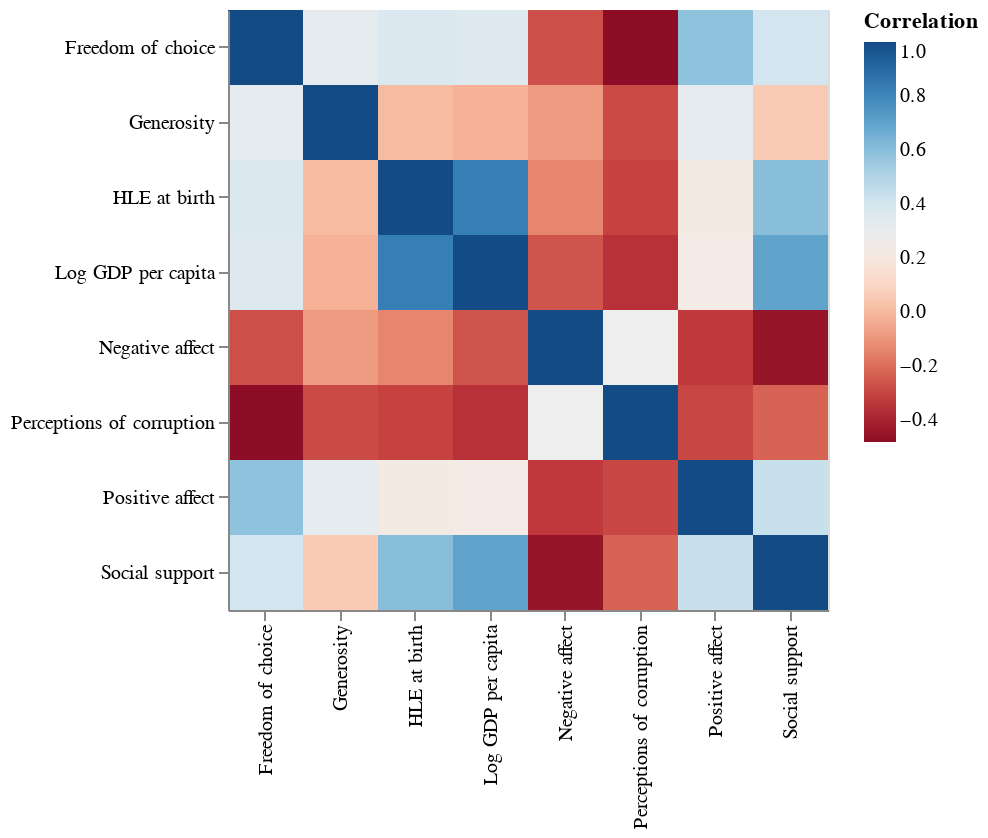

Write notebook code for a chart like this one.
### Markdown cell above
As mentioned in the description, the Life Ladder column is deterministic of all other GWP Indices, therefore, to remove bias in the model, the Life Ladder column will be dropped.

### Code cell
# Create Correlation Matrix
whr_main = whr_main.drop(columns = ['Country', 'year'], axis = 1)
col_corr = whr_main.corr()
col_corr = col_corr.reset_index().rename(
    columns = {'index': 'row'}
).melt(
    id_vars = 'row', var_name = 'col', value_name = 'Correlation'
)

# Correlation Plot
alt.Chart(col_corr).mark_rect().encode(
    x = alt.X('col', title = ''), 
    y = alt.Y('row', title = ''),
    color = alt.Color('Correlation', scale = alt.Scale(scheme = 'redblue'), legend = alt.Legend(tickCount = 5))
).properties(width = 300, height = 300)

### Figure 1 — Vega-Lite specification as saved in the notebook (floating-point values rounded to 4 significant figures)
{"$schema": "https://vega.github.io/schema/vega-lite/v5.15.1.json", "config": {"view": {"continuousHeight": 300, "continuousWidth": 300}}, "data": {"name": "data-d4f26bb2b19605ddd3793dff82c82910"}, "datasets": {"data-d4f26bb2b19605ddd3793dff82c82910": [{"Correlation": 1, "col": "Log GDP per capita", "row": "Log GDP per capita"}, {"Correlation": 0.6962, "col": "Log GDP per capita", "row": "Social support"}, {"Correlation": 0.8311, "col": "Log GDP per capita", "row": "HLE at birth"}, {"Correlation": 0.3546, "col": "Log GDP per capita", "row": "Freedom of choice"}, {"Correlation": -0.0229, "col": "Log GDP per capita", "row": "Generosity"}, {"Correlation": -0.3499, "col": "Log GDP per capita", "row": "Perceptions of corruption"}, {"Correlation": 0.2305, "col": "Log GDP per capita", "row": "Positive affect"}, {"Correlation": -0.2594, "col": "Log GDP per capita", "row": "Negative affect"}, {"Correlation": 0.6962, "col": "Social support", "row": "Log GDP per capita"}, {"Correlation": 1, "col": "Social support", "row": "Social support"}, {"Correlation": 0.6014, "col": "Social support", "row": "HLE at birth"}, {"Correlation": 0.4026, "col": "Social support", "row": "Freedom of choice"}, {"Correlation": 0.05956, "col": "Social support", "row": "Generosity"}, {"Correlation": -0.2248, "col": "Social support", "row": "Perceptions of corruption"}, {"Correlation": 0.4358, "col": "Social support", "row": "Positive affect"}, {"Correlation": -0.4515, "col": "Social support", "row": "Negative affect"}, {"Correlation": 0.8311, "col": "HLE at birth", "row": "Log GDP per capita"}, {"Correlation": 0.6014, "col": "HLE at birth", "row": "Social support"}, {"Correlation": 1, "col": "HLE at birth", "row": "HLE at birth"}, {"Correlation": 0.3662, "col": "HLE at birth", "row": "Freedom of choice"}, {"Correlation": 0.008321, "col": "HLE at birth", "row": "Generosity"}, {"Correlation": -0.3045, "col": "HLE at birth", "row": "Perceptions of corruption"}, {"Correlation": 0.2196, "col": "HLE at birth", "row": "Positive affect"}, {"Correlation": -0.1383, "col": "HLE at birth", "row": "Negative affect"}, {"Correlation": 0.3546, "col": "Freedom of choice", "row": "Log GDP per capita"}, {"Correlation": 0.4026, "col": "Freedom of choice", "row": "Social support"}, {"Correlation": 0.3662, "col": "Freedom of choice", "row": "HLE at birth"}, {"Correlation": 1, "col": "Freedom of choice", "row": "Freedom of choice"}, {"Correlation": 0.3193, "col": "Freedom of choice", "row": "Generosity"}, {"Correlation": -0.4808, "col": "Freedom of choice", "row": "Perceptions of corruption"}, {"Correlation": 0.5872, "col": "Freedom of choice", "row": "Positive affect"}, {"Correlation": -0.2715, "col": "Freedom of choice", "row": "Negative affect"}, {"Correlation": -0.0229, "col": "Generosity", "row": "Log GDP per capita"}, {"Correlation": 0.05956, "col": "Generosity", "row": "Social support"}, {"Correlation": 0.008321, "col": "Generosity", "row": "HLE at birth"}, {"Correlation": 0.3193, "col": "Generosity", "row": "Freedom of choice"}, {"Correlation": 1, "col": "Generosity", "row": "Generosity"}, {"Correlation": -0.2815, "col": "Generosity", "row": "Perceptions of corruption"}, {"Correlation": 0.3197, "col": "Generosity", "row": "Positive affect"}, {"Correlation": -0.08225, "col": "Generosity", "row": "Negative affect"}, {"Correlation": -0.3499, "col": "Perceptions of corruption", "row": "Log GDP per capita"}, {"Correlation": -0.2248, "col": "Perceptions of corruption", "row": "Social support"}, {"Correlation": -0.3045, "col": "Perceptions of corruption", "row": "HLE at birth"}, {"Correlation": -0.4808, "col": "Perceptions of corruption", "row": "Freedom of choice"}, {"Correlation": -0.2815, "col": "Perceptions of corruption", "row": "Generosity"}, {"Correlation": 1, "col": "Perceptions of corruption", "row": "Perceptions of corruption"}, {"Correlation": -0.2921, "col": "Perceptions of corruption", "row": "Positive affect"}, {"Correlation": 0.2767, "col": "Perceptions of corruption", "row": "Negative affect"}, {"Correlation": 0.2305, "col": "Positive affect", "row": "Log GDP per capita"}, {"Correlation": 0.4358, "col": "Positive affect", "row": "Social support"}, {"Correlation": 0.2196, "col": "Positive affect", "row": "HLE at birth"}, {"Correlation": 0.5872, "col": "Positive affect", "row": "Freedom of choice"}, {"Correlation": 0.3197, "col": "Positive affect", "row": "Generosity"}, {"Correlation": -0.2921, "col": "Positive affect", "row": "Perceptions of corruption"}, {"Correlation": 1, "col": "Positive affect", "row": "Positive affect"}, {"Correlation": -0.3285, "col": "Positive affect", "row": "Negative affect"}, {"Correlation": -0.2594, "col": "Negative affect", "row": "Log GDP per capita"}, {"Correlation": -0.4515, "col": "Negative affect", "row": "Social support"}, {"Correlation": -0.1383, "col": "Negative affect", "row": "HLE at birth"}, {"Correlation": -0.2715, "col": "Negative affect", "row": "Freedom of choice"}, {"Correlation": -0.08225, "col": "Negative affect", "row": "Generosity"}, {"Correlation": 0.2767, "col": "Negative affect", "row": "Perceptions of corruption"}, {"Correlation": -0.3285, "col": "Negative affect", "row": "Positive affect"}, {"Correlation": 1, "col": "Negative affect", "row": "Negative affect"}]}, "encoding": {"color": {"field": "Correlation", "legend": {"tickCount": 5}, "scale": {"scheme": "redblue"}, "type": "quantitative"}, "x": {"field": "col", "title": "", "type": "nominal"}, "y": {"field": "row", "title": "", "type": "nominal"}}, "height": 300, "mark": {"type": "rect"}, "width": 300}
